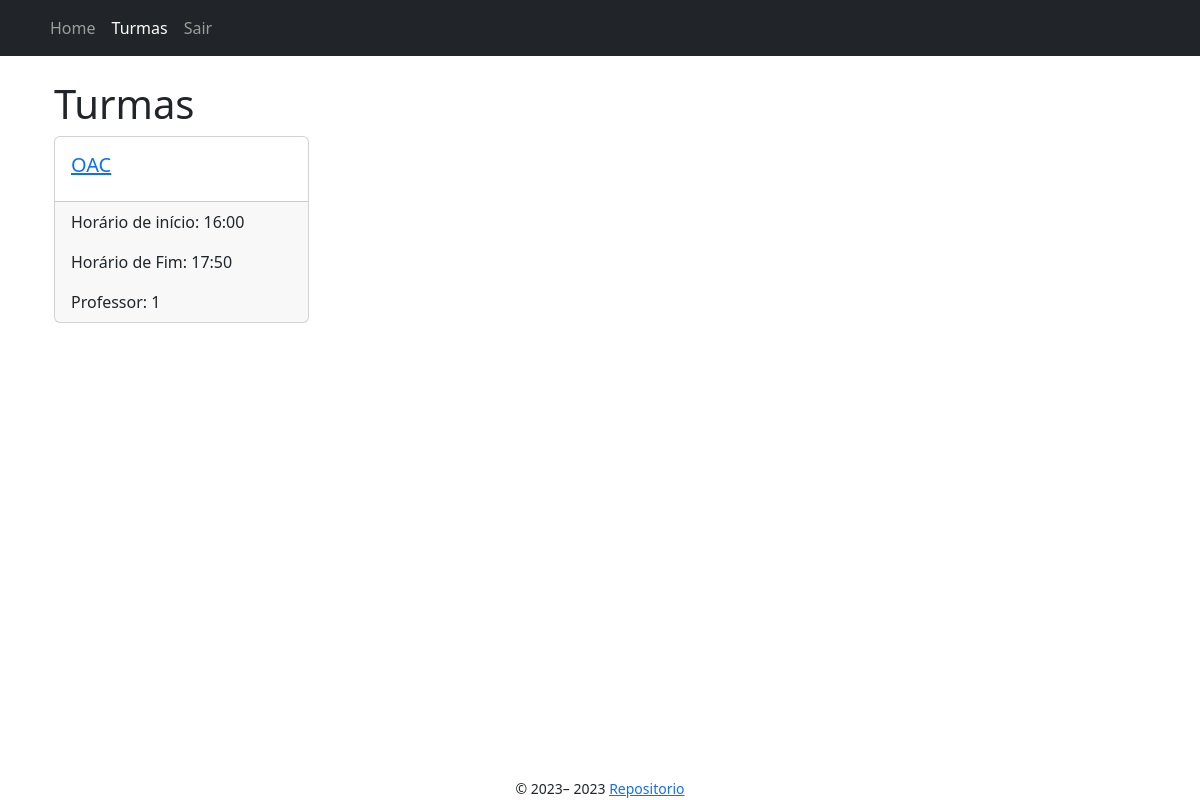
Before: /turmas/ (signed in) with the older database file.
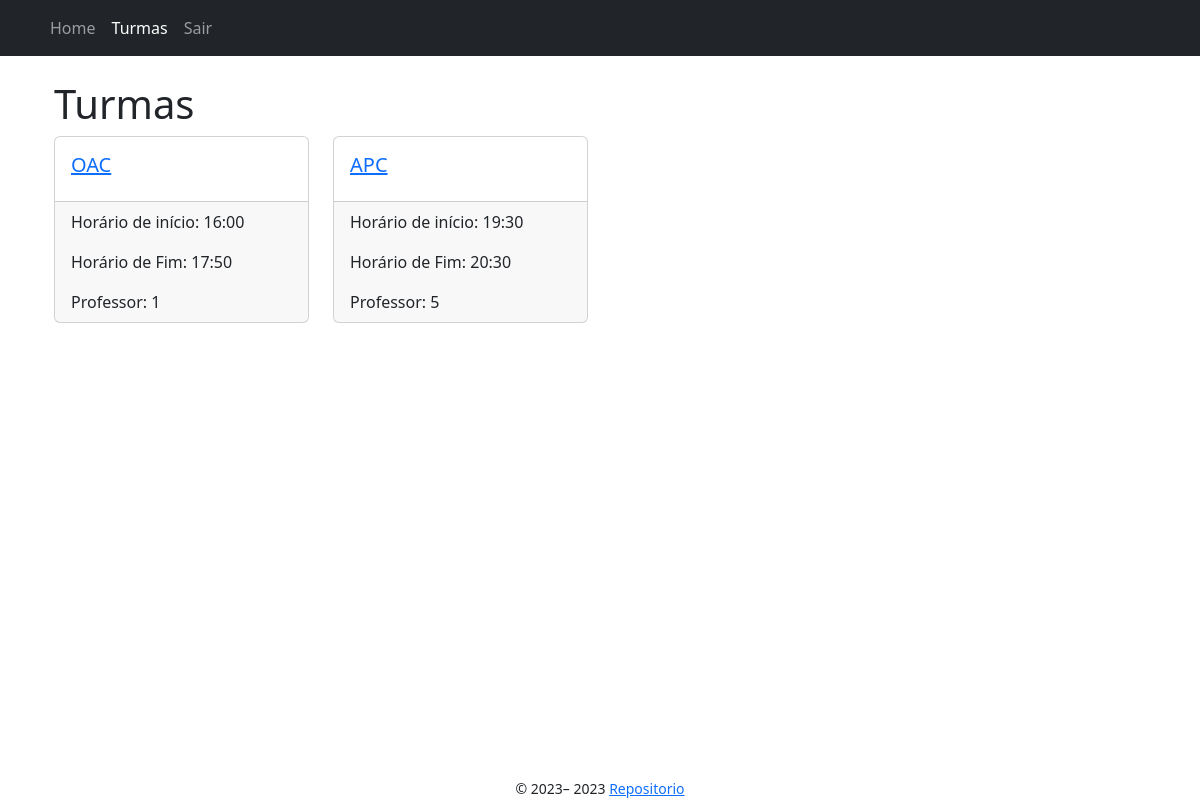
After: the same page with the newer database file.
### app/models/turma.py (models this page shows, shortened)
class Turma(db.Model):
    __tablename__ = "turma"
    id = db.Column(db.Integer, primary_key=True)
    nome = db.Column(db.String(100), nullable=False)
    horario_inicio = db.Column(db.Time, nullable=False)
    horario_fim = db.Column(db.Time, nullable=False)
    senha = db.Column(db.String(200), nullable=False)
    semestre = db.Column(db.Integer, nullable=False)
    professor_id = db.Column(db.Integer, db.ForeignKey(
        'professor.id'), nullable=False)
    aulas = db.relationship('Aula', backref=db.backref('turma_aulas', lazy=True)) #1 to N
    exames = db.relationship('Exame', backref='turma_exame', lazy=True) #1 to N

### app/controllers/turmas_controller.py (the view)
@bp.route("/", methods=["GET"])
@login_required
def index() -> render_template:
    turmas = Turma.query.all()
    return render_template("turmas/index.jinja2", turmas=turmas, user=current_user)

### app/templates/turmas/index.jinja2 (shortened to what this page needs)
{% extends "./base.jinja2" %}
{% from 'bootstrap5/utils.html' import render_icon %}
{% block head %}
    {{ super() }}
{% endblock %}
{% block content %}
    <div class="container">
        <h1>Turmas</h1>
        <div class="row row-col-1 row-cols-md-2 row-cols-lg-4">
            {% for turma in turmas %}
                <div class="col mb-4">
                    <div class="card">
                        <div class="card-body">
                            <a href="{{ url_for('turmas.show', turma_id=turma.id) }}">
                                <h5 class="card-title">{{ turma.nome }}</h5>
                            </a>
                        </div>
                        <div class="card-footer">
                            <p>Horário de início: {{ turma.horario_inicio.strftime('%H:%M') }}</p>
                            <p>Horário de Fim: {{ turma.horario_fim.strftime('%H:%M') }}</p>
                            <p class="card-text">Professor: {{ turma.professor_id }}</p>
                        </div>
                    </div>
                </div>
            {% endfor %}
        </div>
    </div>
{% endblock %}

Changed rows visible on the page:
added Turma: nome "APC", horario_inicio "19:30", horario_fim "20:30", professor_id "5"
